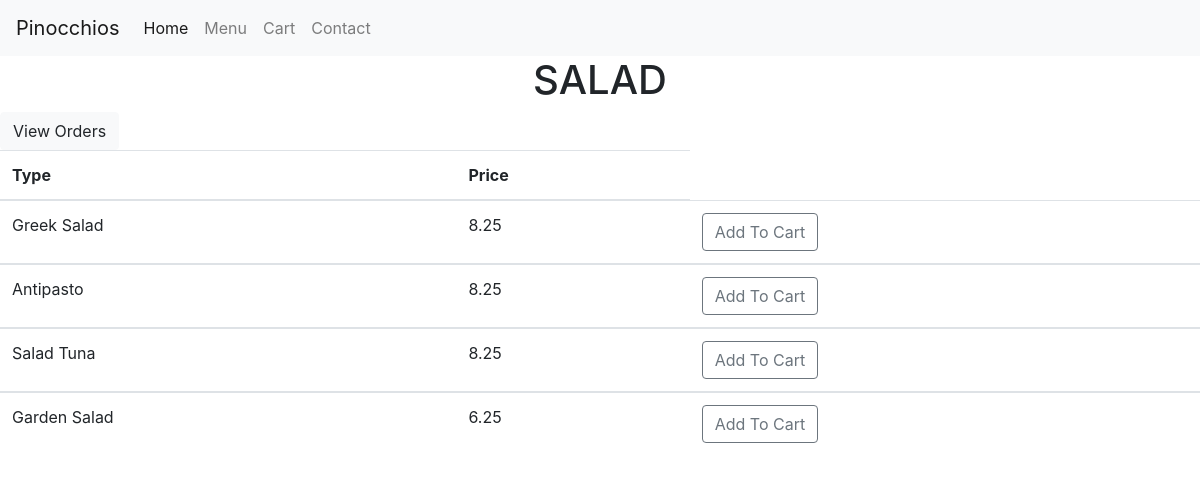
/menusalad, run on the app's committed database.
### orders/models.py (models this page shows)
class Salad(models.Model):
    Salad=models.CharField( max_length=64)
    Price=models.DecimalField(
        max_digits=5,
        decimal_places=2,
        default=1
        )
    def __str__(self):
        return f"{self.Salad} {self.Price}"

### orders/views.py (the view)
# urls.py: path("menusalad", views.menusalad, name="menusalad"),
def menusalad(request):
     context = {
       "salad" : Salad.objects.all()
     }
     return render(request, "salad.html",context)

### templates/salad.html (shortened to what this page needs)
{% extends 'base.html' %}
{% block content %}
<h1 style="text-align:center;">SALAD</h1>
<table class="table">
    <thead>
  <a class="btn btn-light" href="{% url 'view' %}">View Orders</a>
    <tr>
        <th scope="col">Type</th>
        <th scope="col">Price</th>
    </thead>
    {% for item in salad %}
     <tbody>
    <tr scope="row">
        <td>{{ item.Salad }}</td>
        <td>{{ item.Price }}</td>
<td> <a class=" btn btn-outline-secondary" href="{% url 'add' item item.Price %}">Add To Cart</a> </td>
    </tr>
     </tbody>
    {% endfor %}
</table>
{% endblock %}

### templates/base.html (style rules this page uses)
a { color:black; }

### data on the page
Salad: Salad "Greek Salad", Price "8.25"
Salad: Salad "Antipasto", Price "8.25"
Salad: Salad "Salad Tuna", Price "8.25"
Salad: Salad "Garden Salad", Price "6.25"
